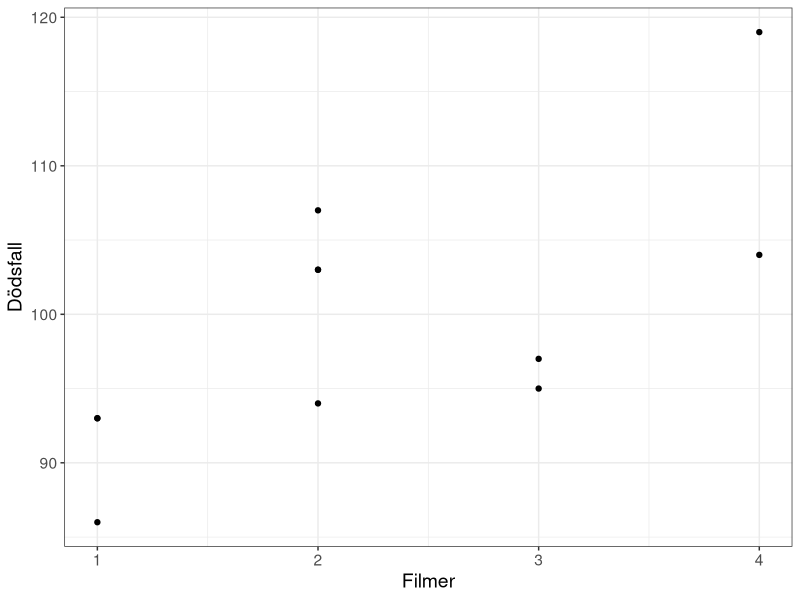

R code for this plot:
## ---- chunk 1
#| include: false

require(tidyverse)
require(palmerpenguins)

penguins <- filter(penguins, !is.na(sex))

## ---- chunk 2
#| echo: false
#| fig-cap: Sambandet mellan antalet filmer som Nicolas Cage medverkade i och antalet dödsfall av drunkning mellan 1999 och 2009 i USA [@cdcNCHSNational;@imdbNicolasCage]
#| fig-width: 5
#| fig-height: 3
#| label: fig-correlation

data <- 
  tibble(
    cage = c(2,2,2,3,1,1,2,3,4,1,4),
    drowning = c(107,103,103,97,86,93,94,95,119,93,104)
  )

ggplot(data) + aes(x = cage, y = drowning) + geom_point() + 
  theme_bw() + labs(x = "Filmer", y = "Dödsfall") + 
  theme(
    text = element_text(size = 14)
  )

